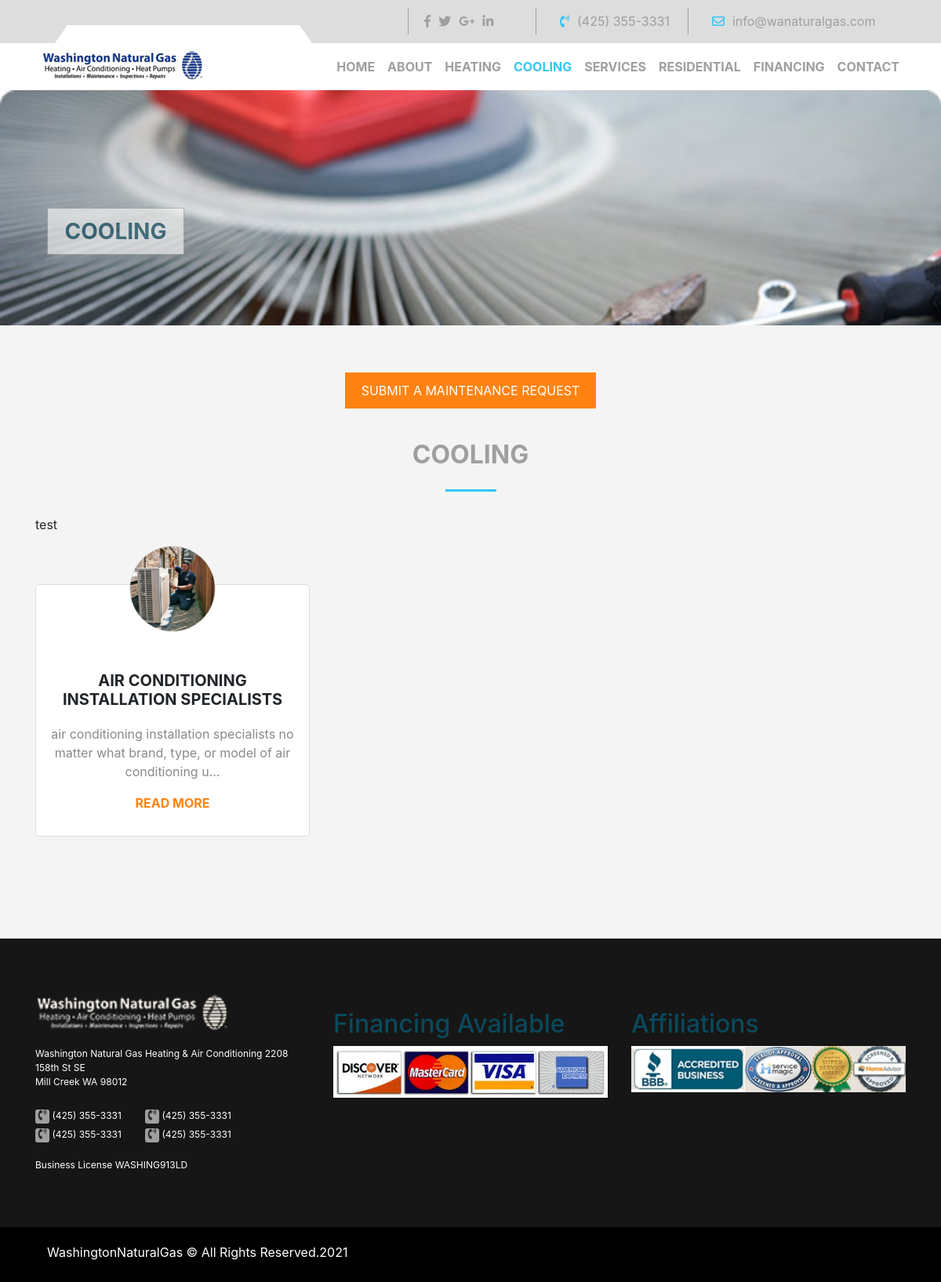
Page /cooling/ on the earlier database version.
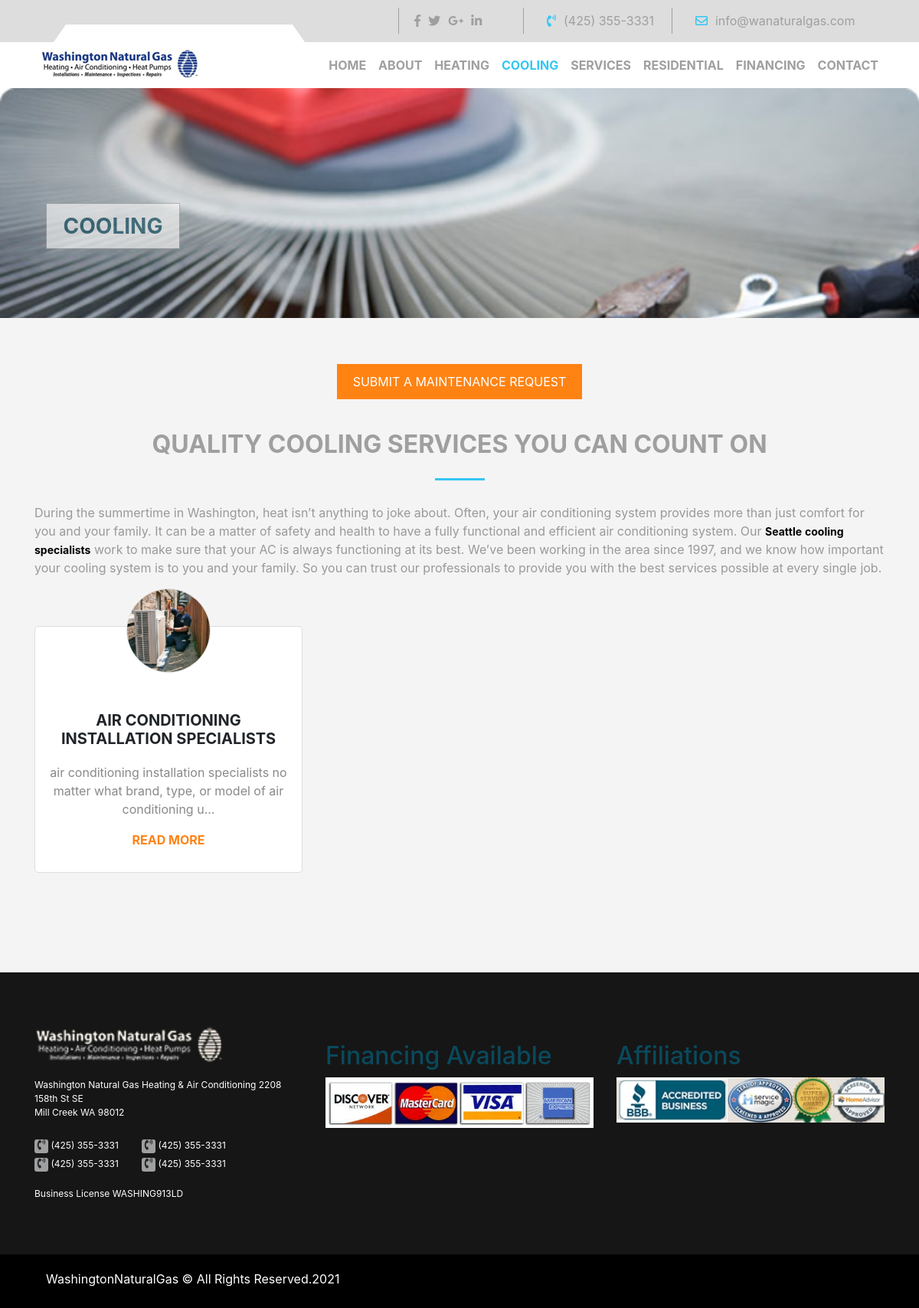
Same page on the later database version.
### service/models.py (models this page shows, shortened)
class Main(models.Model):
    title = models.CharField(max_length=250)
    image = models.ImageField(upload_to='images/')
    description = RichTextField()

class Post(models.Model):
    content_type = models.ForeignKey(ContentType, on_delete=models.CASCADE)
    content_object = GenericForeignKey('content_type', 'object_id')
    object_id = models.PositiveIntegerField(null=True)
    title = models.CharField(max_length=250)
    image = models.ImageField(upload_to='images/')
    description = RichTextField()
    class Meta:
        verbose_name = 'Post'
        verbose_name_plural = 'Posts'
    def get_absolute_url(self):
        return reverse('service:post', kwargs={'post_id': self.id})

### service/views.py (the view)
# urls.py: path('cooling/', views.cooling_view, name='cooling'),
def cooling_view(request):
    cooling = Cooling.objects.first()
    if cooling:  # will remove this if later as we prevented delete permission
        obj_id = cooling.id
        content_type = ContentType.objects.get_for_model(Cooling)
        posts = Post.objects.filter(content_type=content_type,
                                    object_id=obj_id)
    else:
        posts = None
    context = {
        'cooling': cooling,
        'posts': posts,
        'active': 'cooling'
    }
    return render(request, 'service/cooling.html', context)

### service/templatetags/tags.py (called while the page is built)
@register.filter(name='str_split')
def split_str(_str, num):
    if not str.isnumeric(num):
        raise ValueError("Not valid number")
    soup = BeautifulSoup(_str, "html.parser").text.lower()[:int(num)]
    return str(soup)

### templates/service/cooling.html (shortened to what this page needs)
{% extends 'base.html' %}
{% load static %}
{% load tags %}
{% block content %}
<section class="stock-heating">
    <div class="container-fluid">
      <div class="row">
        <div class="shutter" style="background: url({{ cooling.image.url }});background-size: cover;">
          <button style="cursor: default;">Cooling</button>
        </div>
      </div>
    </div>
  </section>
      <section class="heating-cardds">
        <div class="container">
          {% include 'base/submit_request_button.html' %}
          <div class="row">
            <div class="col-lg-12">
              <div class="heating-text">
                <h2 class="head-border-blue">{{ cooling.title }}</h2>
                {{ cooling.description|safe }}
              </div>
            </div>
          </div>
          <div class="row mt-5">
            {% for post in posts %}
            <div class="col-lg-4 col-md-6 wow bounceInLeft" data-wow-duration="2.5s" data-wow-delay=".4s" data-wow-offset="300">
              <div class="flip-cardd"><span class="circle"><img src="{{ post.image.url }}"></span>
                <h4>{{ post.title }}</h4>
                <p>{{ post.description|str_split:'100' }}...</p><span class="normall"> <a style="color: #ff8313;" class="link-unstyled" href="{{ post.get_absolute_url }}">read more</a></span>
              </div>
            </div>
            {% endfor %}
          </div>
        </div>
      </section>
{% endblock %}

### templates/base.html (shortened to what this page needs)
<!DOCTYPE html>
{% load static %}
<html lang="en" dir="ltr">
  <head>
    {% include 'base/css.html' %}
  </head>
  <body>
    {% include 'base/navbar.html' %}
    <div id="page-container">
      {% block content %}
      {% endblock %}
    </div>
    {% include 'base/footer.html' %}
  </body>
</html>

### templates/base/css.html
{% load static %}
<link rel="stylesheet" href="{% static 'css/bootstrap.min.css' %}">
<link rel="stylesheet" href="{% static 'css/animate.css' %}">
<link rel="stylesheet" href="{% static 'css/all.min.css' %}">
<link rel="stylesheet" href="{% static 'css/slick.css' %}">
<link rel="stylesheet" href="{% static 'css/slick-theme.css' %}">
<link rel="stylesheet" href="{% static 'css/master.css' %}">

### templates/base/navbar.html (shortened to what this page needs)
{% load static %}
<div class="upper-barr">
    <div class="container">
      <div class="row">
        <div class="col-lg-5"></div>
        <div class="col-lg-7">
          <div class="row">
            <div class="col">
              <div class="icon"><i class="fab fa-facebook-f"></i><i class="fab fa-twitter"></i><i class="fab fa-google-plus-g"></i><i class="fab fa-linkedin-in"></i></div>
            </div>
            <div class="col">
              <div class="num"><i class="fas fa-phone-volume"> </i><span>(425) 355-3331</span></div>
            </div>
            <div class="col-lg-5">
              <div class="mail"><i class="far fa-envelope"></i><span>info@wanaturalgas.com</span></div>
            </div>
          </div>
        </div>
      </div>
    </div>
  </div>
  <nav class="navbar navbar-expand-lg navbar-light bg-light">
    <div class="container"><a href="/"><img src="{% static 'img/logo.jpg' %}" alt=""></a>
      <div class="collapse navbar-collapse" id="navbarSupportedContent">
        <ul class="navbar-nav ml-auto">
          <li class="nav-item {% if active == 'home' %}active{% endif %}"><a class="nav-link" href="{% url 'pages:home' %}">Home </a></li>
          <li class="nav-item {% if active == 'about' %}active{% endif %}"><a class="nav-link" href="{% url 'pages:about_us' %}">About</a></li>
          <li class="nav-item {% if active == 'heating' %}active{% endif %}"><a class="nav-link" href="{% url 'service:heating' %}">Heating</a></li>
          <li class="nav-item {% if active == 'cooling' %}active{% endif %}"><a class="nav-link" href="{% url 'service:cooling' %}">Cooling</a></li>
          <li class="nav-item {% if active == 'services' %}active{% endif %}"><a class="nav-link" href="{% url 'pages:services' %}">Services</a></li>
          <li class="nav-item {% if active == 'residential' %}active{% endif %}"><a class="nav-link" href="{% url 'pages:residential' %}">Residential</a></li>
          <li class="nav-item {% if active == 'financing' %}active{% endif %}"><a class="nav-link" href="{% url 'pages:financing' %}">Financing</a></li>
          <li class="nav-item {% if active == 'contact' %}active{% endif %}"><a class="nav-link" href="{% url 'receives:contact_us' %}">Contact</a></li>
        </ul>
      </div>
    </div>
  </nav>

### templates/base/submit_request_button.html
<div class="ggo">
    <button class="forrmm"><a href="{% url 'receives:request' %}">Submit A Maintenance Request</a></button>
</div>

### templates/base/footer.html (shortened to what this page needs)
{% load static %}
    <footer>
        <div class="container">
          <div class="row">
            <div class="col-lg-4 wow bounceIn" data-wow-duration="1s" data-wow-delay=".5s" data-wow-offset="300"><img class="sevnty" src="{% static 'img/white.png' %}" alt="">
              <p>Washington Natural Gas Heating & Air Conditioning 2208</p>
              <p>158th St SE</p>
              <p class="marg-bt">Mill Creek WA 98012</p>
              <div class="phon"><i class="fas fa-phone-volume"> </i><span> (425) 355-3331</span></div>
              <div class="phon"><i class="fas fa-phone-volume"> </i><span> (425) 355-3331</span></div>
              <div class="phon"><i class="fas fa-phone-volume"> </i><span> (425) 355-3331</span></div>
              <div class="phon"><i class="fas fa-phone-volume"> </i><span> (425) 355-3331</span></div>
              <p class="marg-tp"> Business License WASHING913LD</p>
            </div>
            <div class="col-lg-8">
              <div class="row">
                <div class="col-md-6 wow bounceIn" data-wow-duration="1s" data-wow-delay="1s" data-wow-offset="300">
                  <h2>Financing Available</h2><img src="{% static 'img/credit-cards.png' %}" alt="">
                </div>
                <div class="col-md-6 wow bounceIn" data-wow-duration="1s" data-wow-delay="1.5s" data-wow-offset="200">
                  <h2>Affiliations</h2><img src="{% static 'img/Optimized-Aff1.png' %}" alt="">
                </div>
              </div>
            </div>
          </div>
        </div>
      </footer>
      <div class="footer">
        <p>WashingtonNaturalGas &copy; All Rights Reserved.2021</p>
      </div>

### templates/base/js.html (shortened to what this page needs)
{% load static %}

Differences in the rows shown:
changed Main: title "COOLING" → "QUALITY COOLING SERVICES YOU CAN COUNT ON"; description "test" → "During the summertime in Washington, heat isn’t anything to joke about. Often, your air conditioning system provides more than just comfort for you and your family. It can be a matter of safety and health to have a fully functional and efficient air conditioning system. Our Seattle cooling specialists work to make sure that your AC is always functioning at its best. We’ve been working in the area since 1997, and we know how important your cooling system is to you and your family. So you can trust our professionals to provide you with the best services possible at every single job."
